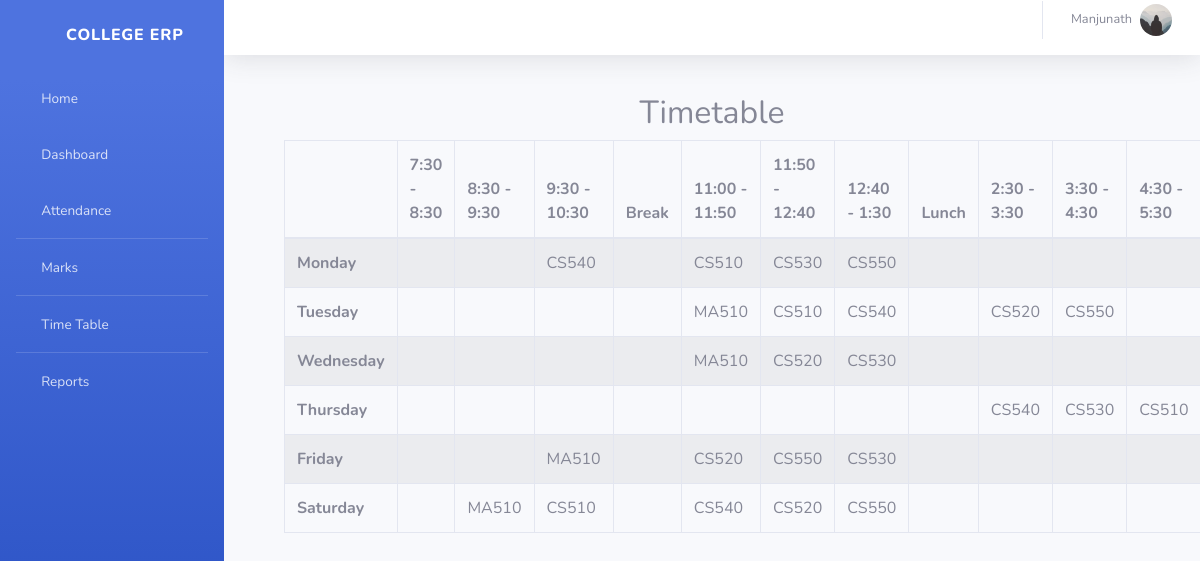
/student/CS5A/timetable/ (signed in), run on the app's committed database.
### info/models.py (models this page shows, shortened)
class User(AbstractUser):
    @property
    def is_student(self):
        if hasattr(self, 'student'):
            return True
        return False
    @property
    def is_teacher(self):
        if hasattr(self, 'teacher'):
            return True
        return False

class Teacher(models.Model):
    user = models.OneToOneField(User, on_delete=models.CASCADE, null=True)
    id = models.CharField(primary_key=True, max_length=100)
    dept = models.ForeignKey(Dept, on_delete=models.CASCADE, default=1)
    name = models.CharField(max_length=100)
    Gender = models.CharField(max_length=50, choices=Gender_choice, default='Male')
    DOB = models.DateField(default='1980-01-01')
    address = models.CharField(max_length=200, default='-'),
    phone = models.IntegerField(),
    nationality = models.CharField(max_length=20),
    image = models.ImageField(default='default.jpg', upload_to='profile_pics')

class Assign(models.Model):
    class_id = models.ForeignKey(Class, on_delete=models.CASCADE)
    course = models.ForeignKey(Course, on_delete=models.CASCADE)
    teacher = models.ForeignKey(Teacher, on_delete=models.CASCADE)
    class Meta:
        unique_together = (('course', 'class_id', 'teacher'),)

### info/views.py (the view)
# urls.py: path('student/<slug:class_id>/timetable/', views.timetable, name='timetable'),
@login_required()
def timetable(request, class_id):
    asst = AssignTime.objects.filter(assign__class_id=class_id)
    matrix = [['' for i in range(12)] for j in range(6)]
    for i, d in enumerate(DAYS_OF_WEEK):
        t = 0
        for j in range(12):
            if j == 0:
                matrix[i][0] = d[0]
                continue
            if j == 4 or j == 8:
                continue
            try:
                a = asst.get(period=time_slots[t][0], day=d[0])
                matrix[i][j] = a.assign.course_id
            except AssignTime.DoesNotExist:
                pass
            t += 1
    context = {'matrix': matrix}
    return render(request, 'info/timetable.html', context)

### info/templates/info/timetable.html
{% extends 'info/base.html' %}
    {% block content %}
    <div class="container">
        <div class="container">
            <div class="row">
                <div class="col-md-12">
                    <h2 class="text-center">
                        Timetable
                    </h2>
                </div>
                <div id="no-more-tables">
                    <table class="col-sm-12 table table-bordered table-striped table-condensed cf">
                        <thead class="cf">
                            <tr>
                                <th>      </th>
                                <th>7:30 - 8:30</th>
                                <th>8:30 - 9:30</th>
                                <th>9:30 - 10:30</th>
                                <th>Break</th>
                                <th>11:00 - 11:50</th>
                                <th>11:50 - 12:40</th>
                                <th>12:40 - 1:30</th>
                                <th>Lunch</th>
                                <th>2:30 - 3:30</th>
                                <th>3:30 - 4:30</th>
                                <th>4:30 - 5:30</th>
                            </tr>
                        </thead>
                        <tbody>
                            {% for i in matrix %}
                            <tr>
                                {% for j in i %}
                                    {% if forloop.counter == 1 %}
                                    <td><b>{{ j }}</b></td>
                                    {% else %}
                                    <td>{{ j }}</td>
                                    {% endif %}
                                {% endfor %}
                            </tr>
                            {% endfor %}
                        </tbody>
                    </table>
                </div>
            </div>
        </div>
    </div>
    {% endblock %}

### info/templates/info/base.html (shortened to what this page needs)
<!DOCTYPE html>
<html lang="en">
  <head>
      {% load static %}
   <link href="{% static '/info/dashboard/vendor/fontawesome-free/css/all.min.css' %}" rel="stylesheet" type="text/css">
   <link href="{% static '/info/dashboard/css/sb-admin-2.min.css' %}" rel="stylesheet">
    <link href="{% static '/info/dashboard/vendor/datatables/dataTables.bootstrap4.css' %}" rel="stylesheet">
  </head>
  <body id="page-top">
    <div id="wrapper">
  <ul class="navbar-nav bg-gradient-primary sidebar sidebar-dark accordion" id="accordionSidebar">
      <a class="sidebar-brand d-flex align-items-center justify-content-center" href="{% url 'index' %}">
        <div class="sidebar-brand-icon rotate-n-15">
          <i class="fas fa-laugh-wink"></i>
        </div>
        <div class="sidebar-brand-text mx-3">College ERP</div>
      </a>
      <li class="nav-item">
        <a class="nav-link" href="{% url 'index' %}">
          <i class="fas fa-fw fa-tachometer-alt"></i>
          <span>Home</span></a>
      </li>
       {% if request.user.is_student %}
<hr class="sidebar-divider my-0">
      <li class="nav-item">
        <a class="nav-link" href="{% url 'dashboard'  request.user.student.USN request.user.student.class_id_id %}">
          <i class="fas fa-fw fa-tachometer-alt"></i>
          <span>Dashboard</span></a>
      </li>
      <li class="nav-item">
        <a class="nav-link" href="{% url 'attendance' request.user.student.USN %}">
          <i class="fas fa-fw fa-tachometer-alt"></i>
          <span>Attendance</span></a>
      </li>
      <hr class="sidebar-divider my-0">
      <li class="nav-item">
        <a class="nav-link" href="{% url 'attendance' request.user.student.USN %}">
          <i class="fas fa-fw fa-tachometer-alt"></i>
          <span>Attendance By Subject</span></a>
      </li>
       <hr class="sidebar-divider my-0">
      <li class="nav-item">
        <a class="nav-link" href="{% url 'marks_list' request.user.student.USN %}">
          <i class="fas fa-fw fa-tachometer-alt"></i>
          <span>Marks</span></a>
      </li>
      <hr class="sidebar-divider my-0">
      <li class="nav-item">
        <a class="nav-link" href="{% url 'timetable' request.user.student.class_id_id %}">
          <i class="fas fa-fw fa-tachometer-alt"></i>
          <span>Time Table</span></a>
      </li>
      {% elif request.user.is_teacher %}
      <li class="nav-item">
        <a class="nav-link" href="{% url 'dashboard'%}">
          <i class="fas fa-fw fa-tachometer-alt"></i>
          <span>Dashboard</span></a>
      </li>
       <li class="nav-item">
        <a class="nav-link" href="{% url 't_clas' request.user.teacher.id 1 %}">
          <i class="fas fa-fw fa-tachometer-alt"></i>
          <span>Attendance</span></a>
      </li>
      <hr class="sidebar-divider my-0">
      <li class="nav-item">
        <a class="nav-link" href="{% url 't_clas' request.user.teacher.id 2 %}">
          <i class="fas fa-fw fa-tachometer-alt"></i>
          <span>Marks</span></a>
      </li>
      <hr class="sidebar-divider my-0">
      <li class="nav-item">
        <a class="nav-link" href="{% url 't_timetable' request.user.teacher.id %}">
          <i class="fas fa-fw fa-tachometer-alt"></i>
          <span>Time Table</span></a>
      </li>
       <hr class="sidebar-divider my-0">
      <li class="nav-item">
        <a class="nav-link" href="{% url 't_clas' request.user.teacher.id 3 %}">
          <i class="fas fa-fw fa-tachometer-alt"></i>
          <span>Reports</span></a>
      </li>
      {% endif %}
    </ul>
<div id="content-wrapper">
<div id="content">
          <nav class="navbar navbar-expand navbar-light bg-white topbar mb-4  shadow" style="bottom:15px;">
          <ul class="navbar-nav ml-auto">
            <li class="nav-item dropdown no-arrow">
              <a class="nav-link dropdown-toggle" href="#" id="userDropdown" role="button" data-toggle="dropdown" aria-haspopup="true" aria-expanded="false">
                 {% if request.user.is_student %}
                  <span class="mr-2 d-none d-lg-inline text-gray-600 small">{{ request.user.student.name }}</span>
                   <img class="img-profile rounded-circle" src="{{ user.student.image.url }}">
                  <div class="dropdown-menu dropdown-menu-right shadow animated--grow-in" aria-labelledby="userDropdown">
                  <a class="dropdown-item" href="{% url 'profile' %}">
                  <i class="fas fa-user fa-sm fa-fw mr-2 text-gray-400"></i>
                  Profile
                </a>
                <a class="dropdown-item" href="#">
                  <i class="fas fa-cogs fa-sm fa-fw mr-2 text-gray-400"></i>
                  Settings
                </a>
                <a class="dropdown-item" href="#">
                  <i class="fas fa-list fa-sm fa-fw mr-2 text-gray-400"></i>
                  Activity Log
                </a>
                <div class="dropdown-divider"></div>
                <a class="dropdown-item" href="#" data-toggle="modal" data-target="#logoutModal">
                  <i class="fas fa-sign-out-alt fa-sm fa-fw mr-2 text-gray-400"></i>
                  Logout
                </a>
              </div>
                  {% elif request.user.is_teacher %}
                  <span class="mr-2 d-none d-lg-inline text-gray-600 small">{{ request.user.teacher.name }}</span>
                <img class="img-profile rounded-circle" src="{{ user.teacher.image.url }}">
              </a>
                 {% endif %}
            </li>
          </ul>
        </nav>
        <div class="container-fluid">
            {% block content %}
            {% endblock %}
        </div>
    </div>
    </div>
  </body>
</html>

### data on the page
User: user.teacher.name "Manjunath", teacher.image (placeholder picture)
Assign: i "CS540" "CS540" "CS540" "CS540"
Assign: i "CS510" "CS510" "CS510" "CS510"
Assign: i "CS530" "CS530" "CS530" "CS530"
Assign: i "CS550" "CS550" "CS550" "CS550"
Assign: i "MA510" "MA510" "MA510" "MA510"
Assign: i "CS520" "CS520" "CS520" "CS520"

### other printed values
{{ j }} "Monday" "Tuesday" "Wednesday" "Thursday" "Friday" "Saturday"
